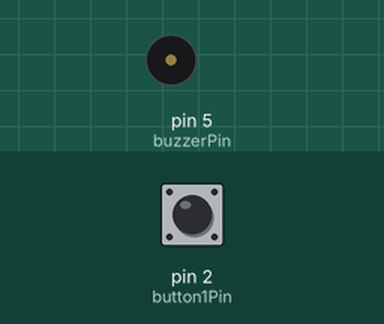
The sketch below on a simulated Arduino Uno, built with avr-gcc and run on an emulated ATmega328P. Shown: buzzer (waves = sounding). Inputs (shaded band) come from the test bench; at power-on: pin 2 (button1Pin) HIGH.

Above: at 1.2 s.
1.3 s: pin 2 (button1Pin) pulled LOW for 0.15 s
At 1.9 s:
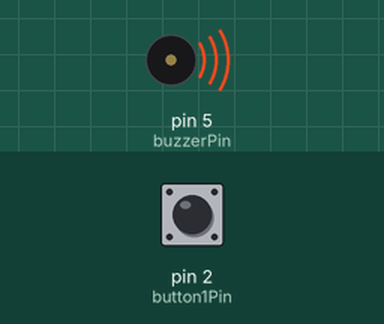
Timing chart, 0 to 12.8 s (numbered marks = the images above; inputs shaded):
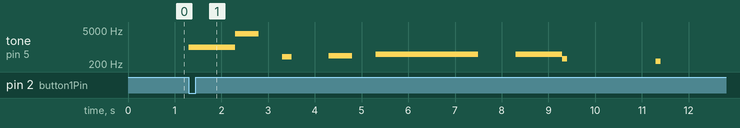

The sketch:

Buzzer.ino
```cpp
// (licence header left out)
#include "pitches.h";
int buzzerPin  = 5 ;  //The buzzerPin is connected to pin 5 of the Arduino.
int button1Pin = 2;   //The SW1 button is connect to pin 2 of the Arduino.

void setup() { //The Setup function runs once.
  pinMode(buzzerPin, OUTPUT);  //Setup red LED pin as an output pin.
  pinMode(button1Pin, INPUT);  //Setup button1 pin as an input pin.
}

void loop() { //The loop function runs forever.
  if (digitalRead(button1Pin) == LOW) { //Check to see if button1 is pressed.
               //Play a tone of 2000Hz for 50 milliseconds.

 tone(buzzerPin,2200); // then buzz by going high
    tone(buzzerPin,NOTE_B5,3000);
    delay(1000);
    tone(buzzerPin,NOTE_A7,500);
    delay(1000);
    tone(buzzerPin,NOTE_G4,200);
    delay(1000);
    tone(buzzerPin,NOTE_A4,500);
    delay(1000);    // waiting

       // and waiting more
    tone(buzzerPin,NOTE_B4,2200);
    delay(3000);
    tone(buzzerPin,NOTE_B4,1000);
    delay(1000);    // waiting

     // and waiting more
    tone(buzzerPin,NOTE_E4,100);
    delay(2000);    // waiting
                                // and waiting more
    tone(buzzerPin,NOTE_C4,100);
    delay(2000);    // waiting

        // and waiting more


  }

}
```

Measured:
- after the input at 1.3 s, tone on pin 5 (buzzerPin): plays 988 Hz for 1.0 s, 3520 Hz for 0.50 s, 392 Hz for 0.20 s, 440 Hz for 0.50 s, 494 Hz for 2.2 s, 494 Hz for 1.0 s … (8 notes in this stretch), starting at once
